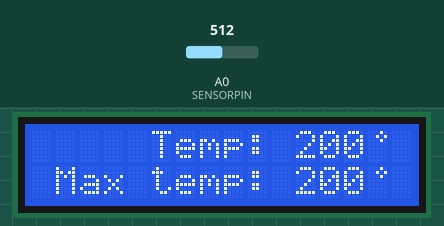
Simulated run of this sketch. Board: Arduino Uno, built with avr-gcc and run on an emulated ATmega328P. On the bench: 16×2 character LCD. The inputs (shaded band) are chosen by the test bench; at power-on: A0 (SENSORPIN) = 512. What the sketch prints to the serial monitor is not drawn.

Above: at 1.2 s.
1.3 s: A0 (SENSORPIN) set to 716
At 1.41 s:
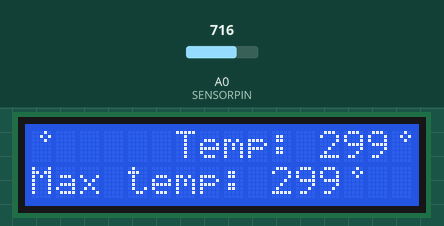
3.4 s: A0 (SENSORPIN) set to 900
At 3.7 s:
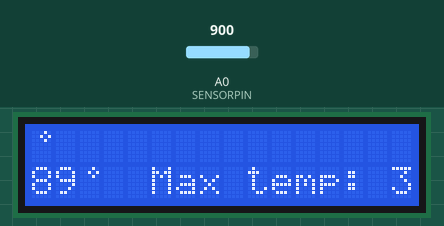
6.4 s: A0 (SENSORPIN) set to 1023
At 7.03 s:
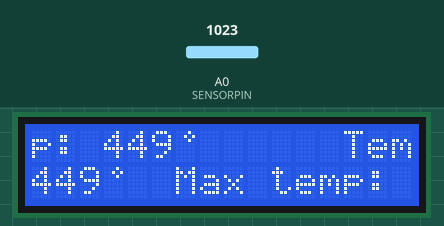
Timing chart, 0 to 9.4 s (numbered marks = the images above; inputs shaded):
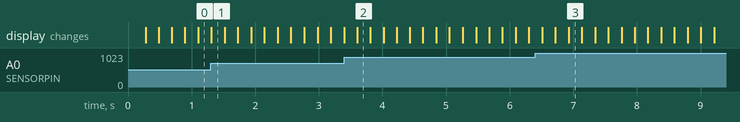

The sketch:

tema6_termometer.ino
```cpp
#include <LiquidCrystal.h>
#include <String.h>

#define ROWS 2
#define COLS 16

#define SENSORPIN A0

LiquidCrystal lcd(4, 5, 10, 11, 12, 13);

byte grad[8] = {
  B00010,
  B00101,
  B00010,
  B00000,
  B00000,
  B00000,
  B00000,
};

String firstMessage = "Temp: ";
String secondMessage = "Max temp: ";
String last1, last2 = " ";

float sensorValue;
int temp;
static int maxTemp = 0;

int delayCounter = 0;
int posCounterToLeft = 16 - secondMessage.length();
int posCounterToRight = 0;

void setup() {
  pinMode(SENSORPIN, INPUT);
  lcd.begin(COLS, ROWS);
  lcd.createChar(0, grad);
  Serial.begin(9600);

}

void loop()
{
  if(delayCounter == 0)
  {
    sensorValue = analogRead(SENSORPIN);
    temp = (((sensorValue * 5.0) / 1024) - 0.5) * 100;
    Serial.println(temp);
    String temperature = String(firstMessage+temp);


    if(temp >= maxTemp)
    {
      maxTemp = temp;
    }


    String maxTemperature = String(secondMessage+maxTemp);

    if(posCounterToLeft > 0 && posCounterToRight < COLS - temperature.length() + 1)
    {
      lcd.clear();
      lcd.setCursor(posCounterToLeft, 1);
      lcd.print(maxTemperature);
      lcd.write(byte(0));
      lcd.setCursor(posCounterToRight, 0);
      lcd.print(temperature);
      lcd.write(byte(0));

    }
    else
    {
      last2 = maxTemperature.substring(-posCounterToLeft);
      last1 = temperature.substring(COLS - posCounterToRight);

      lcd.clear();
      lcd.setCursor(0, 1);
      lcd.print(last2);
      lcd.write(byte(0));
      lcd.setCursor(16 + posCounterToLeft, 1);
      lcd.print(maxTemperature);
      lcd.write(byte(0));
      lcd.setCursor(0, 0);
      lcd.print(last1);
      lcd.write(byte(0));
      lcd.setCursor(posCounterToRight, 0);
      lcd.print(temperature);
      lcd.write(byte(0));


    }
    posCounterToLeft--;
    posCounterToRight++;
    if(posCounterToLeft == -1 - maxTemperature.length() && posCounterToRight > 15 )
    {
      posCounterToLeft = 16 - maxTemperature.length();
      posCounterToRight = 0 ;
      last1 = " ";

    }
  }
  delayCounter++;

  if(delayCounter>=4)
  {
    delayCounter = 0;
  }

  delay(50);

}
```
